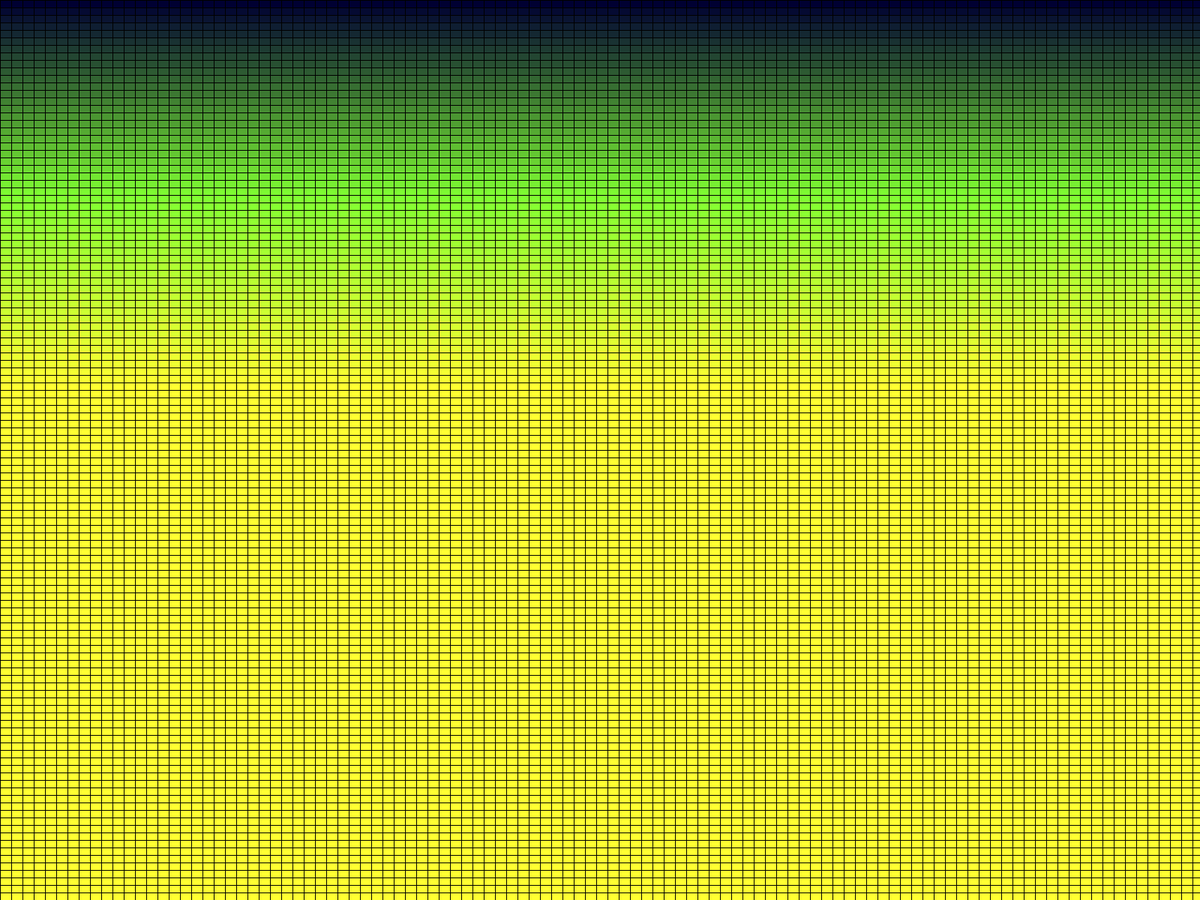
Frame 1 (no input)
Frame 60 (the mouse pressed at the canvas centre just before this capture): identical to frame 1, image omitted
Frame 120 (the mouse held since frame 60 and released just before this capture): identical to frame 1, image omitted

The Processing sketch that drew this single still picture (run headless with seeded random() and noise(); from frame 60 on, the mouse is pressed at the canvas centre):

// Processing sketch: sketch_160528a
// ── sketch_160528a.pde
void setup(){
  fullScreen();
  background(0,0,0);
  frameRate(30);
}

void draw(){
  for ( int i = 0; i < 150; i++ ){
    for ( int j = 0; j < 150; j++ ){
      //color cubes
      fill( j * 5, 10 * j, 50 );
      rect( 15*i, 10 * j, 15, 15 );
    }
  }
}
